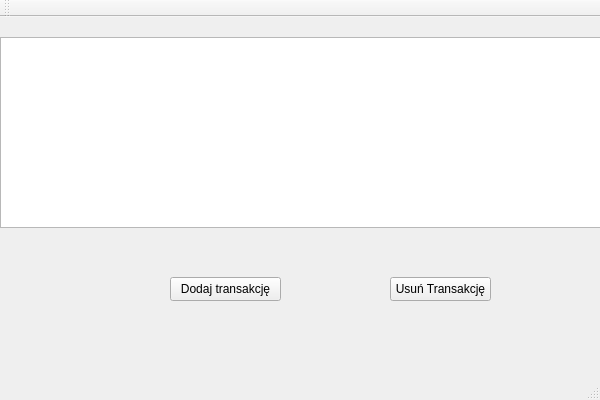
<?xml version="1.0" encoding="UTF-8"?>
<ui version="4.0">
 <class>MainWindow</class>
 <widget class="QMainWindow" name="MainWindow">
  <property name="geometry">
   <rect>
    <x>0</x>
    <y>0</y>
    <width>600</width>
    <height>400</height>
   </rect>
  </property>
  <property name="windowTitle">
   <string>BudgetManagementQtVS</string>
  </property>
  <widget class="QWidget" name="centralWidget">
   <widget class="QTableView" name="TransactionView">
    <property name="geometry">
     <rect>
      <x>0</x>
      <y>20</y>
      <width>601</width>
      <height>191</height>
     </rect>
    </property>
   </widget>
   <widget class="QPushButton" name="buttonAddTransaction">
    <property name="geometry">
     <rect>
      <x>170</x>
      <y>260</y>
      <width>111</width>
      <height>24</height>
     </rect>
    </property>
    <property name="text">
     <string>Dodaj transakcję</string>
    </property>
   </widget>
   <widget class="QPushButton" name="buttonDeleteTransaction">
    <property name="geometry">
     <rect>
      <x>390</x>
      <y>260</y>
      <width>101</width>
      <height>24</height>
     </rect>
    </property>
    <property name="text">
     <string>Usuń Transakcję</string>
    </property>
   </widget>
  </widget>
  <widget class="QMenuBar" name="menuBar">
   <property name="geometry">
    <rect>
     <x>0</x>
     <y>0</y>
     <width>600</width>
     <height>21</height>
    </rect>
   </property>
  </widget>
  <widget class="QToolBar" name="mainToolBar">
   <attribute name="toolBarArea">
    <enum>TopToolBarArea</enum>
   </attribute>
   <attribute name="toolBarBreak">
    <bool>false</bool>
   </attribute>
  </widget>
  <widget class="QStatusBar" name="statusBar"/>
 </widget>
 <layoutdefault spacing="6" margin="11"/>
 <resources>
  <include location="BudgetManagementQtVS.qrc"/>
 </resources>
 <connections/>
</ui>
